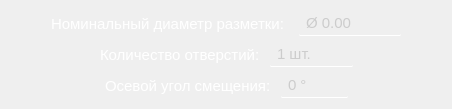
              <widget class="QWidget" name="widget_3" native="true">
               <property name="styleSheet">
                <string notr="true">color: white;</string>
               </property>
               <layout class="QVBoxLayout" name="verticalLayout_7">
                <item>
                 <widget class="QWidget" name="horizontalWidget_3" native="true">
                  <property name="styleSheet">
                   <string notr="true">border-radius: none;
border: none;
backround: none;</string>
                  </property>
                  <layout class="QHBoxLayout" name="horizontalLayout_12">
                   <property name="spacing">
                    <number>10</number>
                   </property>
                   <property name="leftMargin">
                    <number>0</number>
                   </property>
                   <property name="topMargin">
                    <number>0</number>
                   </property>
                   <property name="rightMargin">
                    <number>0</number>
                   </property>
                   <property name="bottomMargin">
                    <number>0</number>
                   </property>
                   <item>
                    <spacer name="horizontalSpacer_7">
                     <property name="orientation">
                      <enum>Qt::Orientation::Horizontal</enum>
                     </property>
                     <property name="sizeHint" stdset="0">
                      <size>
                       <width>40</width>
                       <height>20</height>
                      </size>
                     </property>
                    </spacer>
                   </item>
                   <item alignment="Qt::AlignmentFlag::AlignHCenter">
                    <widget class="QLabel" name="label_9">
                     <property name="font">
                      <font>
                       <pointsize>11</pointsize>
                      </font>
                     </property>
                     <property name="styleSheet">
                      <string notr="true">background: none;
border: none;
border-radius: none;</string>
                     </property>
                     <property name="text">
                      <string>Номинальный диаметр разметки: </string>
                     </property>
                    </widget>
                   </item>
                   <item>
                    <widget class="QDoubleSpinBox" name="doubleSpinBox_diameter_position">
                     <property name="styleSheet">
                      <string notr="true">QDoubleSpinBox {
	padding: 2 5 2 5;	
	border: none;
	border-bottom: 1px solid white;
	border-radius: 1px;
	background: rgba(255, 255, 255, 0);
	transition: color 0.3s ease;
	transition: border-bottom 0.4s ease;
	color: rgb(204, 204, 204);
	font-size: 11pt
}

QDoubleSpinBox:disabled {
	color: rgb(120, 106, 107);
	background: rgba(255, 255, 255, 20);
}

QDoubleSpinBox:hover {
	color: rgb(255, 255, 255)
}

QDoubleSpinBox:pressed {
	border-bottom: 1px solid white;
}
</string>
                     </property>
                     <property name="prefix">
                      <string>Ø </string>
                     </property>
                     <property name="suffix">
                      <string/>
                     </property>
                     <property name="maximum">
                      <double>1000.000000000000000</double>
                     </property>
                    </widget>
                   </item>
                   <item>
                    <spacer name="horizontalSpacer_8">
                     <property name="orientation">
                      <enum>Qt::Orientation::Horizontal</enum>
                     </property>
                     <property name="sizeHint" stdset="0">
                      <size>
                       <width>40</width>
                       <height>20</height>
                      </size>
                     </property>
                    </spacer>
                   </item>
                  </layout>
                 </widget>
                </item>
                <item>
                 <widget class="QWidget" name="horizontalWidget_4" native="true">
                  <property name="styleSheet">
                   <string notr="true">border-radius: none;
border: none;</string>
                  </property>
                  <layout class="QHBoxLayout" name="horizontalLayout_13">
                   <property name="spacing">
                    <number>10</number>
                   </property>
                   <property name="leftMargin">
                    <number>0</number>
                   </property>
                   <property name="topMargin">
                    <number>0</number>
                   </property>
                   <property name="rightMargin">
                    <number>0</number>
                   </property>
                   <property name="bottomMargin">
                    <number>0</number>
                   </property>
                   <item>
                    <spacer name="horizontalSpacer_9">
                     <property name="orientation">
                      <enum>Qt::Orientation::Horizontal</enum>
                     </property>
                     <property name="sizeHint" stdset="0">
                      <size>
                       <width>40</width>
                       <height>20</height>
                      </size>
                     </property>
                    </spacer>
                   </item>
                   <item alignment="Qt::AlignmentFlag::AlignHCenter">
                    <widget class="QLabel" name="label_11">
                     <property name="font">
                      <font>
                       <pointsize>11</pointsize>
                      </font>
                     </property>
                     <property name="styleSheet">
                      <string notr="true">background: none;
border: none;
border-radius: none;</string>
                     </property>
                     <property name="text">
                      <string>Количество отверстий:</string>
                     </property>
                    </widget>
                   </item>
                   <item>
                    <widget class="QSpinBox" name="spinBox_count">
                     <property name="styleSheet">
                      <string notr="true">QSpinBox {
	padding: 2 5 2 5;	
	border: none;
	border-bottom: 1px solid white;
	border-radius: 1px;
	background: rgba(255, 255, 255, 0);
	transition: color 0.3s ease;
	transition: border-bottom 0.4s ease;
	color: rgb(204, 204, 204);
	font-size: 11pt
}

QSpinBox:disabled {
	color: rgb(120, 106, 107);
	background: rgba(255, 255, 255, 20);
}

QSpinBox:hover {
	color: rgb(255, 255, 255)
}

QSpinBox:pressed {
	border-bottom: 1px solid white;
}
</string>
                     </property>
                     <property name="suffix">
                      <string> шт.</string>
                     </property>
                     <property name="minimum">
                      <number>1</number>
                     </property>
                     <property name="maximum">
                      <number>100</number>
                     </property>
                     <property name="value">
                      <number>1</number>
                     </property>
                    </widget>
                   </item>
                   <item>
                    <spacer name="horizontalSpacer_10">
                     <property name="orientation">
                      <enum>Qt::Orientation::Horizontal</enum>
                     </property>
                     <property name="sizeHint" stdset="0">
                      <size>
                       <width>40</width>
                       <height>20</height>
                      </size>
                     </property>
                    </spacer>
                   </item>
                  </layout>
                 </widget>
                </item>
                <item>
                 <widget class="QWidget" name="horizontalWidget_5" native="true">
                  <property name="styleSheet">
                   <string notr="true">border-radius: none;
border: none;</string>
                  </property>
                  <layout class="QHBoxLayout" name="horizontalLayout_14">
                   <property name="spacing">
                    <number>10</number>
                   </property>
                   <property name="leftMargin">
                    <number>0</number>
                   </property>
                   <property name="topMargin">
                    <number>0</number>
                   </property>
                   <property name="rightMargin">
                    <number>0</number>
                   </property>
                   <property name="bottomMargin">
                    <number>0</number>
                   </property>
                   <item>
                    <spacer name="horizontalSpacer_15">
                     <property name="orientation">
                      <enum>Qt::Orientation::Horizontal</enum>
                     </property>
                     <property name="sizeHint" stdset="0">
                      <size>
                       <width>40</width>
                       <height>20</height>
                      </size>
                     </property>
                    </spacer>
                   </item>
                   <item alignment="Qt::AlignmentFlag::AlignHCenter">
                    <widget class="QLabel" name="label_13">
                     <property name="font">
                      <font>
                       <pointsize>11</pointsize>
                      </font>
                     </property>
                     <property name="styleSheet">
                      <string notr="true">background: none;
border: none;
border-radius: none;</string>
                     </property>
                     <property name="text">
                      <string>Осевой угол смещения:</string>
                     </property>
                    </widget>
                   </item>
                   <item>
                    <widget class="QSpinBox" name="spinBox_angle">
                     <property name="styleSheet">
                      <string notr="true">QSpinBox {
	padding: 2 5 2 5;	
	border: none;
	border-bottom: 1px solid white;
	border-radius: 1px;
	background: rgba(255, 255, 255, 0);
	transition: color 0.3s ease;
	transition: border-bottom 0.4s ease;
	color: rgb(204, 204, 204);
	font-size: 11pt
}

QSpinBox:disabled {
	color: rgb(120, 106, 107);
	background: rgba(255, 255, 255, 20);
}

QSpinBox:hover {
	color: rgb(255, 255, 255)
}

QSpinBox:pressed {
	border-bottom: 1px solid white;
}
</string>
                     </property>
                     <property name="suffix">
                      <string> °</string>
                     </property>
                     <property name="minimum">
                      <number>0</number>
                     </property>
                     <property name="maximum">
                      <number>360</number>
                     </property>
                     <property name="value">
                      <number>0</number>
                     </property>
                    </widget>
                   </item>
                   <item>
                    <spacer name="horizontalSpacer_16">
                     <property name="orientation">
                      <enum>Qt::Orientation::Horizontal</enum>
                     </property>
                     <property name="sizeHint" stdset="0">
                      <size>
                       <width>40</width>
                       <height>20</height>
                      </size>
                     </property>
                    </spacer>
                   </item>
                  </layout>
                 </widget>
                </item>
               </layout>
              </widget>
